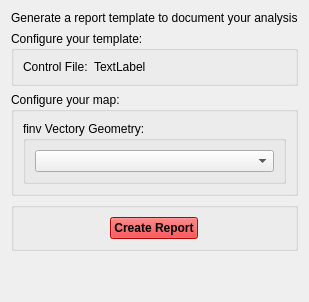
         <widget class="QWidget" name="tab_repoter">
          <attribute name="title">
           <string>Report</string>
          </attribute>
          <layout class="QVBoxLayout" name="verticalLayout_7">
           <item>
            <widget class="QLabel" name="label_14">
             <property name="text">
              <string>Generate a report template to document your analysis</string>
             </property>
            </widget>
           </item>
           <item>
            <widget class="QGroupBox" name="groupBox_15">
             <property name="title">
              <string>Configure your template:</string>
             </property>
             <layout class="QVBoxLayout" name="verticalLayout_8">
              <item>
               <layout class="QFormLayout" name="formLayout_2">
                <item row="0" column="0">
                 <widget class="QLabel" name="label_15">
                  <property name="text">
                   <string>Control File:</string>
                  </property>
                 </widget>
                </item>
                <item row="0" column="1">
                 <widget class="QLabel" name="label_16">
                  <property name="text">
                   <string>TextLabel</string>
                  </property>
                 </widget>
                </item>
               </layout>
              </item>
             </layout>
            </widget>
           </item>
           <item>
            <widget class="QGroupBox" name="groupBox_17">
             <property name="title">
              <string>Configure your map:</string>
             </property>
             <layout class="QVBoxLayout" name="verticalLayout_23">
              <item>
               <widget class="QGroupBox" name="verticalGroupBox_9">
                <property name="toolTip">
                 <string>Select the original finv data to join the tabular model results to</string>
                </property>
                <property name="title">
                 <string>finv Vectory Geometry:</string>
                </property>
                <layout class="QVBoxLayout" name="verticalLayout_14">
                 <item>
                  <layout class="QHBoxLayout" name="horizontalLayout_18">
                   <item>
                    <widget class="QgsMapLayerComboBox" name="comboBox_JGfinv_2">
                     <property name="toolTip">
                      <string>Select </string>
                     </property>
                     <property name="showCrs">
                      <bool>true</bool>
                     </property>
                    </widget>
                   </item>
                  </layout>
                 </item>
                </layout>
               </widget>
              </item>
             </layout>
            </widget>
           </item>
           <item>
            <widget class="QGroupBox" name="groupBox_16">
             <property name="title">
              <string/>
             </property>
             <layout class="QVBoxLayout" name="verticalLayout_9">
              <item alignment="Qt::AlignHCenter">
               <widget class="QPushButton" name="pushButton_rpt_create">
                <property name="sizePolicy">
                 <sizepolicy hsizetype="Fixed" vsizetype="Fixed">
                  <horstretch>0</horstretch>
                  <verstretch>0</verstretch>
                 </sizepolicy>
                </property>
                <property name="palette">
                 <palette>
                  <active>
                   <colorrole role="WindowText">
                    <brush brushstyle="SolidPattern">
                     <color alpha="255">
                      <red>0</red>
                      <green>0</green>
                      <blue>0</blue>
                     </color>
                    </brush>
                   </colorrole>
                   <colorrole role="Button">
                    <brush brushstyle="SolidPattern">
                     <color alpha="255">
                      <red>255</red>
                      <green>0</green>
                      <blue>0</blue>
                     </color>
                    </brush>
                   </colorrole>
                   <colorrole role="Light">
                    <brush brushstyle="SolidPattern">
                     <color alpha="255">
                      <red>255</red>
                      <green>127</green>
                      <blue>127</blue>
                     </color>
                    </brush>
                   </colorrole>
                   <colorrole role="Midlight">
                    <brush brushstyle="SolidPattern">
                     <color alpha="255">
                      <red>255</red>
                      <green>63</green>
                      <blue>63</blue>
                     </color>
                    </brush>
                   </colorrole>
                   <colorrole role="Dark">
                    <brush brushstyle="SolidPattern">
                     <color alpha="255">
                      <red>127</red>
                      <green>0</green>
                      <blue>0</blue>
                     </color>
                    </brush>
                   </colorrole>
                   <colorrole role="Mid">
                    <brush brushstyle="SolidPattern">
                     <color alpha="255">
                      <red>170</red>
                      <green>0</green>
                      <blue>0</blue>
                     </color>
                    </brush>
                   </colorrole>
                   <colorrole role="Text">
                    <brush brushstyle="SolidPattern">
                     <color alpha="255">
                      <red>0</red>
                      <green>0</green>
                      <blue>0</blue>
                     </color>
                    </brush>
                   </colorrole>
                   <colorrole role="BrightText">
                    <brush brushstyle="SolidPattern">
                     <color alpha="255">
                      <red>255</red>
                      <green>255</green>
                      <blue>255</blue>
                     </color>
                    </brush>
                   </colorrole>
                   <colorrole role="ButtonText">
                    <brush brushstyle="SolidPattern">
                     <color alpha="255">
                      <red>0</red>
                      <green>0</green>
                      <blue>0</blue>
                     </color>
                    </brush>
                   </colorrole>
                   <colorrole role="Base">
                    <brush brushstyle="SolidPattern">
                     <color alpha="255">
                      <red>255</red>
                      <green>255</green>
                      <blue>255</blue>
                     </color>
                    </brush>
                   </colorrole>
                   <colorrole role="Window">
                    <brush brushstyle="SolidPattern">
                     <color alpha="255">
                      <red>255</red>
                      <green>0</green>
                      <blue>0</blue>
                     </color>
                    </brush>
                   </colorrole>
                   <colorrole role="Shadow">
                    <brush brushstyle="SolidPattern">
                     <color alpha="255">
                      <red>0</red>
                      <green>0</green>
                      <blue>0</blue>
                     </color>
                    </brush>
                   </colorrole>
                   <colorrole role="AlternateBase">
                    <brush brushstyle="SolidPattern">
                     <color alpha="255">
                      <red>255</red>
                      <green>127</green>
                      <blue>127</blue>
                     </color>
                    </brush>
                   </colorrole>
                   <colorrole role="ToolTipBase">
                    <brush brushstyle="SolidPattern">
                     <color alpha="255">
                      <red>255</red>
                      <green>255</green>
                      <blue>220</blue>
                     </color>
                    </brush>
                   </colorrole>
                   <colorrole role="ToolTipText">
                    <brush brushstyle="SolidPattern">
                     <color alpha="255">
                      <red>0</red>
                      <green>0</green>
                      <blue>0</blue>
                     </color>
                    </brush>
                   </colorrole>
                   <colorrole role="PlaceholderText">
                    <brush brushstyle="NoBrush">
                     <color alpha="128">
                      <red>0</red>
                      <green>0</green>
                      <blue>0</blue>
                     </color>
                    </brush>
                   </colorrole>
                  </active>
                  <inactive>
                   <colorrole role="WindowText">
                    <brush brushstyle="SolidPattern">
                     <color alpha="255">
                      <red>0</red>
                      <green>0</green>
                      <blue>0</blue>
                     </color>
                    </brush>
                   </colorrole>
                   <colorrole role="Button">
                    <brush brushstyle="SolidPattern">
                     <color alpha="255">
                      <red>255</red>
                      <green>0</green>
                      <blue>0</blue>
                     </color>
                    </brush>
                   </colorrole>
                   <colorrole role="Light">
                    <brush brushstyle="SolidPattern">
                     <color alpha="255">
                      <red>255</red>
                      <green>127</green>
                      <blue>127</blue>
                     </color>
                    </brush>
                   </colorrole>
                   <colorrole role="Midlight">
                    <brush brushstyle="SolidPattern">
                     <color alpha="255">
                      <red>255</red>
                      <green>63</green>
                      <blue>63</blue>
                     </color>
                    </brush>
                   </colorrole>
                   <colorrole role="Dark">
                    <brush brushstyle="SolidPattern">
                     <color alpha="255">
                      <red>127</red>
                      <green>0</green>
                      <blue>0</blue>
                     </color>
                    </brush>
                   </colorrole>
                   <colorrole role="Mid">
                    <brush brushstyle="SolidPattern">
                     <color alpha="255">
                      <red>170</red>
                      <green>0</green>
                      <blue>0</blue>
                     </color>
                    </brush>
                   </colorrole>
                   <colorrole role="Text">
                    <brush brushstyle="SolidPattern">
                     <color alpha="255">
                      <red>0</red>
                      <green>0</green>
                      <blue>0</blue>
                     </color>
                    </brush>
                   </colorrole>
                   <colorrole role="BrightText">
                    <brush brushstyle="SolidPattern">
                     <color alpha="255">
                      <red>255</red>
                      <green>255</green>
                      <blue>255</blue>
                     </color>
                    </brush>
                   </colorrole>
                   <colorrole role="ButtonText">
                    <brush brushstyle="SolidPattern">
                     <color alpha="255">
                      <red>0</red>
                      <green>0</green>
                      <blue>0</blue>
                     </color>
                    </brush>
                   </colorrole>
                   <colorrole role="Base">
                    <brush brushstyle="SolidPattern">
                     <color alpha="255">
                      <red>255</red>
                      <green>255</green>
                      <blue>255</blue>
                     </color>
                    </brush>
                   </colorrole>
                   <colorrole role="Window">
                    <brush brushstyle="SolidPattern">
                     <color alpha="255">
                      <red>255</red>
                      <green>0</green>
                      <blue>0</blue>
                     </color>
                    </brush>
                   </colorrole>
                   <colorrole role="Shadow">
                    <brush brushstyle="SolidPattern">
                     <color alpha="255">
                      <red>0</red>
                      <green>0</green>
                      <blue>0</blue>
                     </color>
                    </brush>
                   </colorrole>
                   <colorrole role="AlternateBase">
                    <brush brushstyle="SolidPattern">
                     <color alpha="255">
                      <red>255</red>
                      <green>127</green>
                      <blue>127</blue>
                     </color>
                    </brush>
                   </colorrole>
                   <colorrole role="ToolTipBase">
                    <brush brushstyle="SolidPattern">
                     <color alpha="255">
                      <red>255</red>
                      <green>255</green>
                      <blue>220</blue>
                     </color>
                    </brush>
                   </colorrole>
                   <colorrole role="ToolTipText">
                    <brush brushstyle="SolidPattern">
                     <color alpha="255">
                      <red>0</red>
                      <green>0</green>
                      <blue>0</blue>
                     </color>
                    </brush>
                   </colorrole>
                   <colorrole role="PlaceholderText">
                    <brush brushstyle="NoBrush">
                     <color alpha="128">
                      <red>0</red>
                      <green>0</green>
                      <blue>0</blue>
                     </color>
                    </brush>
                   </colorrole>
                  </inactive>
                  <disabled>
                   <colorrole role="WindowText">
                    <brush brushstyle="SolidPattern">
                     <color alpha="255">
                      <red>127</red>
                      <green>0</green>
                      <blue>0</blue>
                     </color>
                    </brush>
                   </colorrole>
                   <colorrole role="Button">
                    <brush brushstyle="SolidPattern">
                     <color alpha="255">
                      <red>255</red>
                      <green>0</green>
                      <blue>0</blue>
                     </color>
                    </brush>
                   </colorrole>
                   <colorrole role="Light">
                    <brush brushstyle="SolidPattern">
                     <color alpha="255">
                      <red>255</red>
                      <green>127</green>
                      <blue>127</blue>
                     </color>
                    </brush>
                   </colorrole>
                   <colorrole role="Midlight">
                    <brush brushstyle="SolidPattern">
                     <color alpha="255">
                      <red>255</red>
                      <green>63</green>
                      <blue>63</blue>
                     </color>
                    </brush>
                   </colorrole>
                   <colorrole role="Dark">
                    <brush brushstyle="SolidPattern">
                     <color alpha="255">
                      <red>127</red>
                      <green>0</green>
                      <blue>0</blue>
                     </color>
                    </brush>
                   </colorrole>
                   <colorrole role="Mid">
                    <brush brushstyle="SolidPattern">
                     <color alpha="255">
                      <red>170</red>
                      <green>0</green>
                      <blue>0</blue>
                     </color>
                    </brush>
                   </colorrole>
                   <colorrole role="Text">
                    <brush brushstyle="SolidPattern">
                     <color alpha="255">
                      <red>127</red>
                      <green>0</green>
                      <blue>0</blue>
                     </color>
                    </brush>
                   </colorrole>
                   <colorrole role="BrightText">
                    <brush brushstyle="SolidPattern">
                     <color alpha="255">
                      <red>255</red>
                      <green>255</green>
                      <blue>255</blue>
                     </color>
                    </brush>
                   </colorrole>
                   <colorrole role="ButtonText">
                    <brush brushstyle="SolidPattern">
                     <color alpha="255">
                      <red>127</red>
                      <green>0</green>
                      <blue>0</blue>
                     </color>
                    </brush>
                   </colorrole>
                   <colorrole role="Base">
                    <brush brushstyle="SolidPattern">
                     <color alpha="255">
                      <red>255</red>
                      <green>0</green>
                      <blue>0</blue>
                     </color>
                    </brush>
                   </colorrole>
                   <colorrole role="Window">
                    <brush brushstyle="SolidPattern">
                     <color alpha="255">
                      <red>255</red>
                      <green>0</green>
                      <blue>0</blue>
                     </color>
                    </brush>
                   </colorrole>
                   <colorrole role="Shadow">
                    <brush brushstyle="SolidPattern">
                     <color alpha="255">
                      <red>0</red>
                      <green>0</green>
                      <blue>0</blue>
                     </color>
                    </brush>
                   </colorrole>
                   <colorrole role="AlternateBase">
                    <brush brushstyle="SolidPattern">
                     <color alpha="255">
                      <red>255</red>
                      <green>0</green>
                      <blue>0</blue>
                     </color>
                    </brush>
                   </colorrole>
                   <colorrole role="ToolTipBase">
                    <brush brushstyle="SolidPattern">
                     <color alpha="255">
                      <red>255</red>
                      <green>255</green>
                      <blue>220</blue>
                     </color>
                    </brush>
                   </colorrole>
                   <colorrole role="ToolTipText">
                    <brush brushstyle="SolidPattern">
                     <color alpha="255">
                      <red>0</red>
                      <green>0</green>
                      <blue>0</blue>
                     </color>
                    </brush>
                   </colorrole>
                   <colorrole role="PlaceholderText">
                    <brush brushstyle="NoBrush">
                     <color alpha="128">
                      <red>0</red>
                      <green>0</green>
                      <blue>0</blue>
                     </color>
                    </brush>
                   </colorrole>
                  </disabled>
                 </palette>
                </property>
                <property name="font">
                 <font>
                  <weight>75</weight>
                  <bold>true</bold>
                 </font>
                </property>
                <property name="text">
                 <string>Create Report</string>
                </property>
               </widget>
              </item>
             </layout>
            </widget>
           </item>
           <item>
            <spacer name="verticalSpacer_7">
             <property name="orientation">
              <enum>Qt::Vertical</enum>
             </property>
             <property name="sizeHint" stdset="0">
              <size>
               <width>20</width>
               <height>40</height>
              </size>
             </property>
            </spacer>
           </item>
          </layout>
         </widget>
